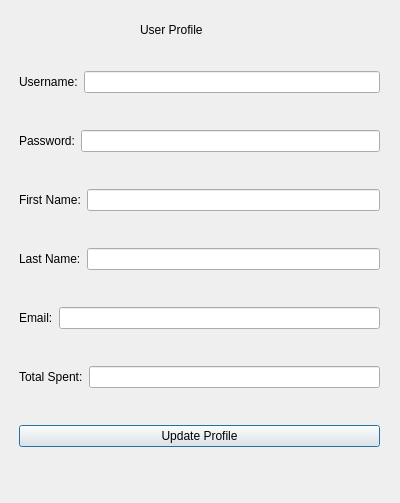
<?xml version="1.0" encoding="UTF-8"?>
<ui version="4.0">
 <class>profile</class>
 <widget class="QDialog" name="profile">
  <property name="geometry">
   <rect>
    <x>0</x>
    <y>0</y>
    <width>400</width>
    <height>503</height>
   </rect>
  </property>
  <property name="windowTitle">
   <string>User Profile</string>
  </property>
  <widget class="QLabel" name="profileTitle">
   <property name="geometry">
    <rect>
     <x>140</x>
     <y>20</y>
     <width>81</width>
     <height>20</height>
    </rect>
   </property>
   <property name="text">
    <string>User Profile</string>
   </property>
  </widget>
  <widget class="QWidget" name="verticalLayoutWidget">
   <property name="geometry">
    <rect>
     <x>19</x>
     <y>40</y>
     <width>361</width>
     <height>441</height>
    </rect>
   </property>
   <layout class="QVBoxLayout" name="verticalLayout">
    <item>
     <layout class="QHBoxLayout" name="horizontalLayout">
      <item>
       <widget class="QLabel" name="label">
        <property name="text">
         <string>Username:</string>
        </property>
       </widget>
      </item>
      <item>
       <widget class="QLineEdit" name="username">
        <property name="readOnly">
         <bool>true</bool>
        </property>
       </widget>
      </item>
     </layout>
    </item>
    <item>
     <layout class="QHBoxLayout" name="horizontalLayout_7">
      <item>
       <widget class="QLabel" name="label_2">
        <property name="text">
         <string>Password:</string>
        </property>
       </widget>
      </item>
      <item>
       <widget class="QLineEdit" name="password"/>
      </item>
     </layout>
    </item>
    <item>
     <layout class="QHBoxLayout" name="horizontalLayout_6">
      <item>
       <widget class="QLabel" name="label_3">
        <property name="text">
         <string>First Name:</string>
        </property>
       </widget>
      </item>
      <item>
       <widget class="QLineEdit" name="firstName"/>
      </item>
     </layout>
    </item>
    <item>
     <layout class="QHBoxLayout" name="horizontalLayout_5">
      <item>
       <widget class="QLabel" name="label_4">
        <property name="text">
         <string>Last Name:</string>
        </property>
       </widget>
      </item>
      <item>
       <widget class="QLineEdit" name="lastName"/>
      </item>
     </layout>
    </item>
    <item>
     <layout class="QHBoxLayout" name="horizontalLayout_4">
      <item>
       <widget class="QLabel" name="label_5">
        <property name="text">
         <string>Email:</string>
        </property>
       </widget>
      </item>
      <item>
       <widget class="QLineEdit" name="email"/>
      </item>
     </layout>
    </item>
    <item>
     <layout class="QHBoxLayout" name="horizontalLayout_3">
      <item>
       <widget class="QLabel" name="label_6">
        <property name="text">
         <string>Total Spent:</string>
        </property>
       </widget>
      </item>
      <item>
       <widget class="QLineEdit" name="totalSpent">
        <property name="readOnly">
         <bool>true</bool>
        </property>
       </widget>
      </item>
     </layout>
    </item>
    <item>
     <layout class="QHBoxLayout" name="horizontalLayout_2">
      <item>
       <widget class="QPushButton" name="updatebutton">
        <property name="text">
         <string>Update Profile</string>
        </property>
       </widget>
      </item>
     </layout>
    </item>
   </layout>
  </widget>
 </widget>
 <resources/>
 <connections>
  <connection>
   <sender>updatebutton</sender>
   <signal>clicked()</signal>
   <receiver>profile</receiver>
   <slot>updatedProfile()</slot>
   <hints>
    <hint type="sourcelabel">
     <x>199</x>
     <y>451</y>
    </hint>
    <hint type="destinationlabel">
     <x>199</x>
     <y>251</y>
    </hint>
   </hints>
  </connection>
 </connections>
 <slots>
  <slot>updatedProfile()</slot>
 </slots>
</ui>
